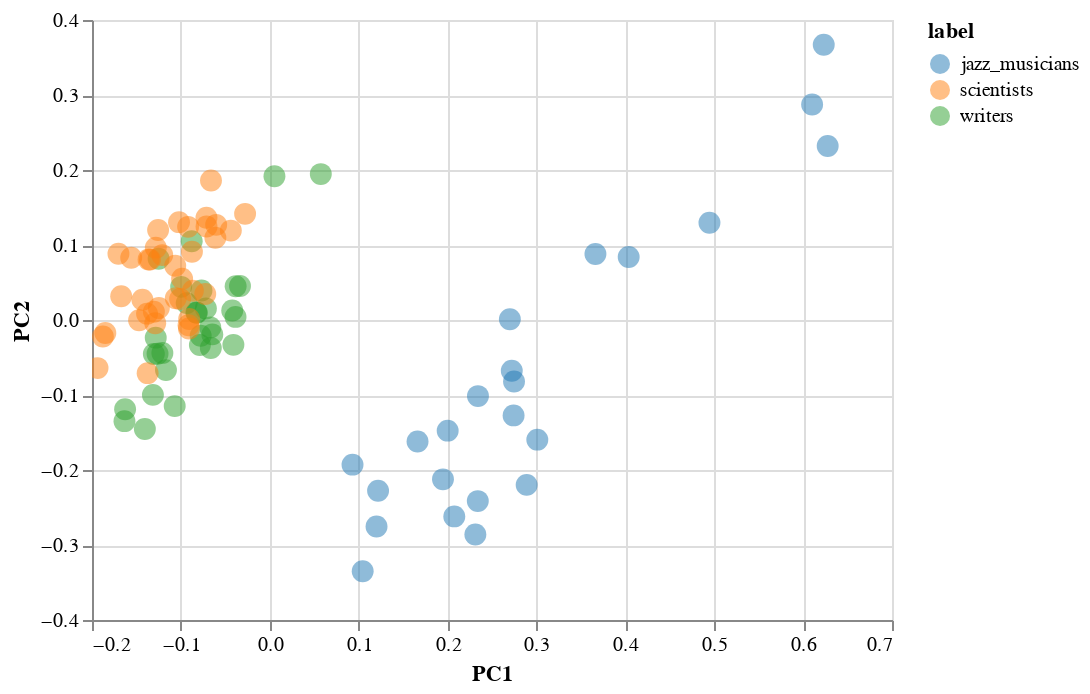

The notebook cell saved with this chart:
### Code cell
alt.Chart(df).mark_circle(opacity=0.5, size=120).encode(
    x='PC1',
    y='PC2',
    color=alt.Color('label', scale=alt.Scale(scheme='category10')),
    tooltip=['title', 'label', 'PC1', 'PC2']
).interactive()

### Figure 1 — Vega-Lite specification as saved in the notebook (floating-point values rounded to 4 significant figures)
{"config": {"view": {"continuousWidth": 400, "continuousHeight": 300}}, "data": {"name": "data-56c9204c98d5fa2aeabc275b36c11dfa"}, "mark": {"type": "circle", "opacity": 0.5, "size": 120}, "encoding": {"color": {"type": "nominal", "field": "label", "scale": {"scheme": "category10"}}, "tooltip": [{"type": "nominal", "field": "title"}, {"type": "nominal", "field": "label"}, {"type": "quantitative", "field": "PC1"}, {"type": "quantitative", "field": "PC2"}], "x": {"type": "quantitative", "field": "PC1"}, "y": {"type": "quantitative", "field": "PC2"}}, "selection": {"selector020": {"type": "interval", "bind": "scales", "encodings": ["x", "y"]}}, "$schema": "https://vega.github.io/schema/vega-lite/v4.8.1.json", "datasets": {"data-56c9204c98d5fa2aeabc275b36c11dfa": [{"title": "Charles Dickens", "PC1": -0.1315, "PC2": -0.09983, "label": "writers"}, {"title": "Isaac Asimov", "PC1": -0.08264, "PC2": 0.009927, "label": "writers"}, {"title": "Neal Stephenson", "PC1": -0.0335, "PC2": 0.04536, "label": "writers"}, {"title": "Jane Austen", "PC1": -0.09971, "PC2": 0.04423, "label": "writers"}, {"title": "Philip K. Dick", "PC1": -0.1304, "PC2": -0.0454, "label": "writers"}, {"title": "Jorge Luis Borges", "PC1": -0.1283, "PC2": -0.02352, "label": "writers"}, {"title": "Douglas Adams", "PC1": -0.06634, "PC2": -0.03723, "label": "writers"}, {"title": "Edgar Allan Poe", "PC1": 0.05741, "PC2": 0.1946, "label": "writers"}, {"title": "James Joyce", "PC1": -0.1168, "PC2": -0.06683, "label": "writers"}, {"title": "Kurt Vonnegut", "PC1": -0.06466, "PC2": -0.01917, "label": "writers"}, {"title": "William Gibson", "PC1": -0.1263, "PC2": -0.04494, "label": "writers"}, {"title": "George Orwell", "PC1": -0.1405, "PC2": -0.1453, "label": "writers"}, {"title": "Don DeLillo", "PC1": -0.082, "PC2": 0.009718, "label": "writers"}, {"title": "Dave Eggers", "PC1": -0.09349, "PC2": 0.02251, "label": "writers"}, {"title": "F. Scott Fitzgerald", "PC1": -0.04093, "PC2": -0.03314, "label": "writers"}, {"title": "Ursula K. Le Guin", "PC1": -0.1251, "PC2": 0.08175, "label": "writers"}, {"title": "Margaret Atwood", "PC1": -0.08782, "PC2": 0.105, "label": "writers"}, {"title": "Jennifer Egan", "PC1": 0.005251, "PC2": 0.1917, "label": "writers"}, {"title": "Frank Herbert", "PC1": -0.0384, "PC2": 0.04492, "label": "writers"}, {"title": "Iain Banks", "PC1": -0.07684, "PC2": 0.0393, "label": "writers"}, {"title": "Ray Bradbury", "PC1": -0.03853, "PC2": 0.00414, "label": "writers"}, {"title": "E. B. White", "PC1": -0.1208, "PC2": -0.04386, "label": "writers"}, {"title": "Franz Kafka", "PC1": -0.07774, "PC2": -0.02102, "label": "writers"}, {"title": "Albert Camus", "PC1": -0.07186, "PC2": 0.01542, "label": "writers"}, {"title": "C. S. Lewis", "PC1": -0.1628, "PC2": -0.119, "label": "writers"}, {"title": "Haruki Murakami", "PC1": -0.04226, "PC2": 0.01277, "label": "writers"}, {"title": "Ernest Hemingway", "PC1": -0.107, "PC2": -0.1148, "label": "writers"}, {"title": "Mark Twain", "PC1": -0.1635, "PC2": -0.1348, "label": "writers"}, {"title": "Cormac McCarthy", "PC1": -0.07862, "PC2": -0.03335, "label": "writers"}, {"title": "J. D. Salinger", "PC1": -0.06689, "PC2": -0.01004, "label": "writers"}, {"title": "Barbara McClintock", "PC1": -0.1256, "PC2": 0.12, "label": "scientists"}, {"title": "John von Neumann", "PC1": -0.1672, "PC2": 0.03159, "label": "scientists"}, {"title": "David Hilbert", "PC1": -0.1347, "PC2": 0.08051, "label": "scientists"}, {"title": "Max Planck", "PC1": -0.1304, "PC2": 0.01091, "label": "scientists"}, {"title": "Gregor Mendel", "PC1": -0.04381, "PC2": 0.1192, "label": "scientists"}, {"title": "Terence Tao", "PC1": -0.0603, "PC2": 0.1268, "label": "scientists"}, {"title": "Kurt Gödel", "PC1": -0.08757, "PC2": 0.09101, "label": "scientists"}, {"title": "Enrico Fermi", "PC1": -0.1289, "PC2": -0.004302, "label": "scientists"}, {"title": "Henri Poincaré", "PC1": -0.1021, "PC2": 0.1305, "label": "scientists"}, {"title": "Louis Pasteur", "PC1": -0.07261, "PC2": 0.03474, "label": "scientists"}, {"title": "Noam Chomsky", "PC1": -0.09068, "PC2": 0.00141, "label": "scientists"}, {"title": "Charles Babbage", "PC1": -0.121, "PC2": 0.08654, "label": "scientists"}, {"title": "Alonzo Church", "PC1": -0.07123, "PC2": 0.1362, "label": "scientists"}, {"title": "Marie Curie", "PC1": -0.1282, "PC2": 0.09646, "label": "scientists"}, {"title": "Albert Einstein", "PC1": -0.1938, "PC2": -0.06411, "label": "scientists"}, {"title": "Francis Crick", "PC1": -0.1559, "PC2": 0.08306, "label": "scientists"}, {"title": "Linus Pauling", "PC1": -0.1433, "PC2": 0.02707, "label": "scientists"}, {"title": "Frederick Sanger", "PC1": -0.09093, "PC2": -0.01126, "label": "scientists"}, {"title": "Paul Dirac", "PC1": -0.1381, "PC2": 0.00845, "label": "scientists"}, {"title": "Leonhard Euler", "PC1": -0.1064, "PC2": 0.07227, "label": "scientists"}, {"title": "Charles Darwin", "PC1": -0.1374, "PC2": -0.07088, "label": "scientists"}, {"title": "James Watson", "PC1": -0.1364, "PC2": 0.08063, "label": "scientists"}, {"title": "Michael Faraday", "PC1": -0.1057, "PC2": 0.0289, "label": "scientists"}, {"title": "Pierre de Fermat", "PC1": -0.02777, "PC2": 0.1415, "label": "scientists"}, {"title": "Niels Bohr", "PC1": -0.1008, "PC2": 0.0281, "label": "scientists"}, {"title": "James Clerk Maxwell", "PC1": -0.185, "PC2": -0.01741, "label": "scientists"}, {"title": "Claude Shannon", "PC1": -0.06122, "PC2": 0.1097, "label": "scientists"}, {"title": "Thomas Bayes", "PC1": -0.09186, "PC2": 0.1242, "label": "scientists"}, {"title": "Alan Turing", "PC1": -0.1471, "PC2": -0.0002381, "label": "scientists"}, {"title": "Richard Feynman", "PC1": -0.08651, "PC2": 0.03902, "label": "scientists"}, {"title": "Ada Lovelace", "PC1": -0.06614, "PC2": 0.1859, "label": "scientists"}, {"title": "Jonas Salk", "PC1": -0.09139, "PC2": -0.006912, "label": "scientists"}, {"title": "Donald Knuth", "PC1": -0.07116, "PC2": 0.1248, "label": "scientists"}, {"title": "Rosalind Franklin", "PC1": -0.1702, "PC2": 0.08837, "label": "scientists"}, {"title": "Dmitri Mendeleev", "PC1": -0.1248, "PC2": 0.01606, "label": "scientists"}, {"title": "Isaac Newton", "PC1": -0.1878, "PC2": -0.02194, "label": "scientists"}, {"title": "Carl Friedrich Gauss", "PC1": -0.09864, "PC2": 0.0549, "label": "scientists"}, {"title": "Ron Carter", "PC1": 0.301, "PC2": -0.1596, "label": "jazz_musicians"}, {"title": "Bill Evans", "PC1": 0.2076, "PC2": -0.2619, "label": "jazz_musicians"}, {"title": "Philly Joe Jones", "PC1": 0.6276, "PC2": 0.2321, "label": "jazz_musicians"}, {"title": "Hank Mobley", "PC1": 0.2342, "PC2": -0.1015, "label": "jazz_musicians"}, {"title": "Eddie Gómez", "PC1": 0.4946, "PC2": 0.1296, "label": "jazz_musicians"}, {"title": "Sonny Clark", "PC1": 0.6232, "PC2": 0.367, "label": "jazz_musicians"}, {"title": "Herbie Hancock", "PC1": 0.1948, "PC2": -0.2125, "label": "jazz_musicians"}, {"title": "McCoy Tyner", "PC1": 0.234, "PC2": -0.2414, "label": "jazz_musicians"}, {"title": "Miles Davis", "PC1": 0.1045, "PC2": -0.3349, "label": "jazz_musicians"}, {"title": "Bud Powell", "PC1": 0.2701, "PC2": 0.0009574, "label": "jazz_musicians"}, {"title": "Jim Hall (musician)", "PC1": 0.2313, "PC2": -0.286, "label": "jazz_musicians"}, {"title": "John Coltrane", "PC1": 0.1201, "PC2": -0.2754, "label": "jazz_musicians"}, {"title": "Cannonball Adderley", "PC1": 0.2001, "PC2": -0.1476, "label": "jazz_musicians"}, {"title": "Kenny Burrell", "PC1": 0.6101, "PC2": 0.2872, "label": "jazz_musicians"}, {"title": "Charlie Parker", "PC1": 0.09308, "PC2": -0.1929, "label": "jazz_musicians"}, {"title": "Wes Montgomery", "PC1": 0.2748, "PC2": -0.082, "label": "jazz_musicians"}, {"title": "Thelonious Monk", "PC1": 0.1662, "PC2": -0.1619, "label": "jazz_musicians"}, {"title": "Paul Chambers", "PC1": 0.289, "PC2": -0.2198, "label": "jazz_musicians"}, {"title": "Sonny Rollins", "PC1": 0.1218, "PC2": -0.2277, "label": "jazz_musicians"}, {"title": "Scott LaFaro", "PC1": 0.2743, "PC2": -0.1272, "label": "jazz_musicians"}, {"title": "Milt Jackson", "PC1": 0.4038, "PC2": 0.08401, "label": "jazz_musicians"}, {"title": "Paul Motian", "PC1": 0.2723, "PC2": -0.06765, "label": "jazz_musicians"}, {"title": "Art Pepper", "PC1": 0.3664, "PC2": 0.08799, "label": "jazz_musicians"}]}}
